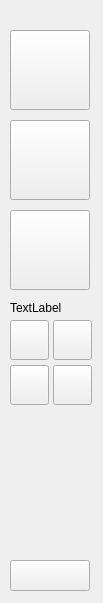
<?xml version="1.0" encoding="UTF-8"?>
<ui version="4.0">
 <class>MainWindow</class>
 <widget class="QMainWindow" name="MainWindow">
  <property name="geometry">
   <rect>
    <x>0</x>
    <y>0</y>
    <width>103</width>
    <height>603</height>
   </rect>
  </property>
  <property name="sizePolicy">
   <sizepolicy hsizetype="Maximum" vsizetype="Maximum">
    <horstretch>0</horstretch>
    <verstretch>0</verstretch>
   </sizepolicy>
  </property>
  <property name="mouseTracking">
   <bool>true</bool>
  </property>
  <property name="windowTitle">
   <string>BlackPen</string>
  </property>
  <property name="windowIcon">
   <iconset>
    <normaloff>pen-solid.svg</normaloff>pen-solid.svg</iconset>
  </property>
  <property name="autoFillBackground">
   <bool>false</bool>
  </property>
  <property name="tabShape">
   <enum>QTabWidget::Triangular</enum>
  </property>
  <widget class="QWidget" name="centralwidget">
   <widget class="QLabel" name="imgur">
    <property name="geometry">
     <rect>
      <x>236</x>
      <y>122</y>
      <width>591</width>
      <height>411</height>
     </rect>
    </property>
    <property name="sizePolicy">
     <sizepolicy hsizetype="Maximum" vsizetype="Maximum">
      <horstretch>0</horstretch>
      <verstretch>0</verstretch>
     </sizepolicy>
    </property>
    <property name="text">
     <string>TextLabel</string>
    </property>
   </widget>
   <widget class="QPushButton" name="red">
    <property name="geometry">
     <rect>
      <x>10</x>
      <y>320</y>
      <width>39</width>
      <height>40</height>
     </rect>
    </property>
    <property name="styleSheet">
     <string notr="true">QPushButton{background-color:'red'}</string>
    </property>
    <property name="text">
     <string/>
    </property>
    <property name="autoDefault">
     <bool>false</bool>
    </property>
    <property name="flat">
     <bool>false</bool>
    </property>
   </widget>
   <widget class="QPushButton" name="green">
    <property name="geometry">
     <rect>
      <x>53</x>
      <y>365</y>
      <width>39</width>
      <height>40</height>
     </rect>
    </property>
    <property name="styleSheet">
     <string notr="true">QPushButton{background-color:'green'}</string>
    </property>
    <property name="text">
     <string/>
    </property>
    <property name="flat">
     <bool>false</bool>
    </property>
   </widget>
   <widget class="QPushButton" name="pen">
    <property name="geometry">
     <rect>
      <x>10</x>
      <y>30</y>
      <width>80</width>
      <height>80</height>
     </rect>
    </property>
    <property name="sizePolicy">
     <sizepolicy hsizetype="Preferred" vsizetype="Preferred">
      <horstretch>0</horstretch>
      <verstretch>0</verstretch>
     </sizepolicy>
    </property>
    <property name="styleSheet">
     <string notr="true"/>
    </property>
    <property name="text">
     <string/>
    </property>
    <property name="icon">
     <iconset>
      <normaloff>pen-solid.svg</normaloff>pen-solid.svg</iconset>
    </property>
    <property name="iconSize">
     <size>
      <width>32</width>
      <height>32</height>
     </size>
    </property>
   </widget>
   <widget class="QPushButton" name="blue">
    <property name="geometry">
     <rect>
      <x>53</x>
      <y>320</y>
      <width>39</width>
      <height>40</height>
     </rect>
    </property>
    <property name="styleSheet">
     <string notr="true">QPushButton{background-color:'blue'}</string>
    </property>
    <property name="text">
     <string/>
    </property>
    <property name="flat">
     <bool>false</bool>
    </property>
   </widget>
   <widget class="QPushButton" name="quit">
    <property name="geometry">
     <rect>
      <x>10</x>
      <y>560</y>
      <width>80</width>
      <height>31</height>
     </rect>
    </property>
    <property name="text">
     <string/>
    </property>
    <property name="icon">
     <iconset>
      <normaloff>circle-xmark-solid.svg</normaloff>circle-xmark-solid.svg</iconset>
    </property>
   </widget>
   <widget class="QLabel" name="label">
    <property name="geometry">
     <rect>
      <x>10</x>
      <y>300</y>
      <width>80</width>
      <height>16</height>
     </rect>
    </property>
    <property name="styleSheet">
     <string notr="true">QLabel{background-color:'black'}</string>
    </property>
    <property name="text">
     <string>TextLabel</string>
    </property>
   </widget>
   <widget class="QPushButton" name="black">
    <property name="geometry">
     <rect>
      <x>10</x>
      <y>365</y>
      <width>39</width>
      <height>40</height>
     </rect>
    </property>
    <property name="styleSheet">
     <string notr="true">QPushButton{background-color:'black'}</string>
    </property>
    <property name="text">
     <string/>
    </property>
    <property name="flat">
     <bool>false</bool>
    </property>
   </widget>
   <widget class="QPushButton" name="ss">
    <property name="geometry">
     <rect>
      <x>10</x>
      <y>210</y>
      <width>80</width>
      <height>80</height>
     </rect>
    </property>
    <property name="sizePolicy">
     <sizepolicy hsizetype="Preferred" vsizetype="Preferred">
      <horstretch>0</horstretch>
      <verstretch>0</verstretch>
     </sizepolicy>
    </property>
    <property name="text">
     <string/>
    </property>
    <property name="icon">
     <iconset>
      <normaloff>camera-solid.svg</normaloff>camera-solid.svg</iconset>
    </property>
    <property name="iconSize">
     <size>
      <width>32</width>
      <height>32</height>
     </size>
    </property>
   </widget>
   <widget class="QPushButton" name="eraser">
    <property name="geometry">
     <rect>
      <x>10</x>
      <y>120</y>
      <width>80</width>
      <height>80</height>
     </rect>
    </property>
    <property name="sizePolicy">
     <sizepolicy hsizetype="Preferred" vsizetype="Preferred">
      <horstretch>0</horstretch>
      <verstretch>0</verstretch>
     </sizepolicy>
    </property>
    <property name="text">
     <string/>
    </property>
    <property name="icon">
     <iconset>
      <normaloff>eraser-solid.svg</normaloff>eraser-solid.svg</iconset>
    </property>
    <property name="iconSize">
     <size>
      <width>32</width>
      <height>32</height>
     </size>
    </property>
   </widget>
  </widget>
 </widget>
 <resources/>
 <connections/>
</ui>
